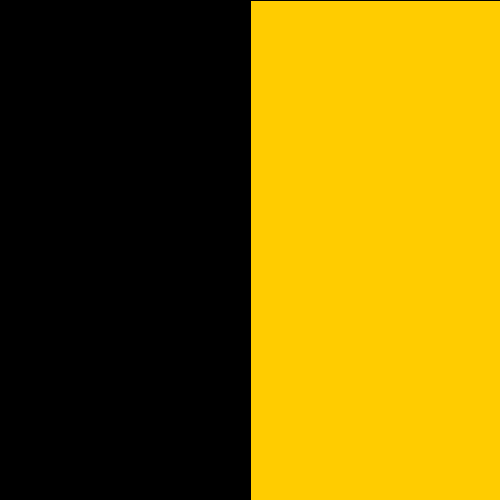
Frame 1 (no input)
Frame 60 (the mouse pressed at the canvas centre just before this capture): identical to frame 1, image omitted
Frame 120 (the mouse held since frame 60 and released just before this capture): identical to frame 1, image omitted

The Processing sketch that drew this single still picture (run headless with seeded random() and noise(); from frame 60 on, the mouse is pressed at the canvas centre):

// Processing sketch: quiz1_Q1
// ── quiz1_Q1.pde
// number 
int n = 26;

void setup(){
// size of the window
  size(500,500);
  print(n);

// color of the background, in this instance black
background(0);
}

void draw(){
//the color of the window(technically its a rect positioned on the right) 
  fill(255, 204, 0);
  rect(250,0,250,500);
}
